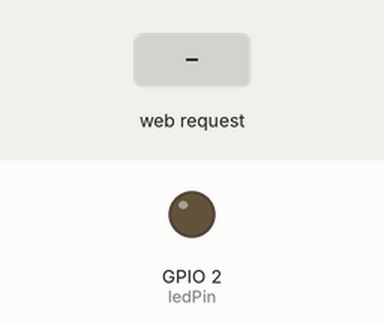
Simulated run of this program. Board: ESP32. Parts: output pins drawn as LEDs (lit = HIGH). The test bench sets the inputs (shaded band). What the program prints to the serial monitor is not drawn.

Above: at 1.2 s.
1.3 s: HTTP request GET /on received
At 2.2 s:
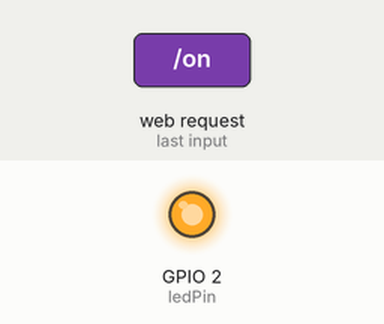
2.8 s: HTTP request GET /off received
At 3.4 s:
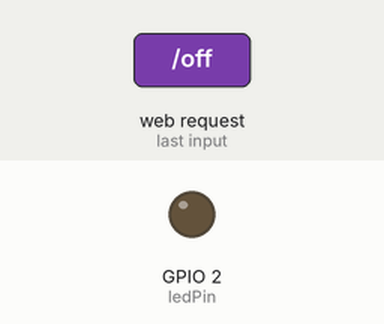
Timing chart, 0 to 5.8 s (numbered marks = the images above; inputs shaded):
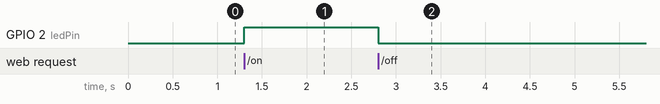

The program:

main.cpp
```cpp
#include <WiFi.h>
#include <WebServer.h>

const char* ssid = "atakhanov";
const char* password = "newDIYAR";

const int ledPin = 2; // Pin connected to the LED

WebServer server(80); // Create a web server listening on port 80

void handleRoot() {
  // HTML-страница с кнопками для управления светодиодом
  String html = "<!DOCTYPE html><html><head><title>LED Control</title>";
  html += "<meta name=\"viewport\" content=\"width=device-width, initial-scale=1.0\">";
  html += "</head><body><h1>LED Control</h1>";
  html += "<img src=\"/https://y2y.hu/storage/gallery/images/2020/03/27/vnJ5odoKN6Mu4aVQOFHmXvwe0zty6Vukz30k2iav.jpeg\" alt=\"ESP32 Image\"><br>";
  html += "<form action=\"/on\" method=\"get\"><button>LED ON</button></form><br>";
  html += "<form action=\"/off\" method=\"get\"><button>LED OFF</button></form>";
  html += "</body></html>";


  server.send(200, "text/html", html);
}

void handleOn() {
  digitalWrite(ledPin, HIGH); // Turn the LED on
  handleRoot(); // Refresh the root page to reflect the new LED state
}

void handleOff() {
  digitalWrite(ledPin, LOW); // Turn the LED off
  handleRoot(); // Refresh the root page to reflect the new LED state
}

void setup() {
  Serial.begin(115200);
  pinMode(ledPin, OUTPUT);

  // Set up ESP32 as an access point
  WiFi.softAP(ssid, password);
  IPAddress IP = WiFi.softAPIP();
  Serial.print("AP IP address: ");
  Serial.println(IP);

  // Define server endpoints
  server.on("/", HTTP_GET, handleRoot);
  server.on("/on", HTTP_GET, handleOn);
  server.on("/off", HTTP_GET, handleOff);

  server.begin();
  Serial.println("HTTP server started");
}

void loop() {
  server.handleClient();
}
```

Measured:
- after the input at 1.3 s, GPIO 2 (ledPin): LOW → HIGH at once
- after the input at 2.8 s, GPIO 2 (ledPin): HIGH → LOW at once
